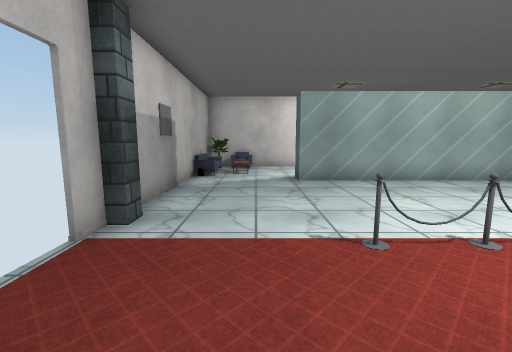
view 1 (above)

23 first-person views from a walk through a 3-D level made in the Unity game engine. The camera is 1.4 m above the floor, tilts 8° down and sees 90° across. Doors are open. The floor is counted in squares, 1 m on a side. Each view is taken from the middle of a square. On the plan, view 1 faces up. The plan holds only what a view shows up to about 13 squares ahead; the rest is blank. The player character is not drawn. Some surface patterns are stand-ins.

view 2
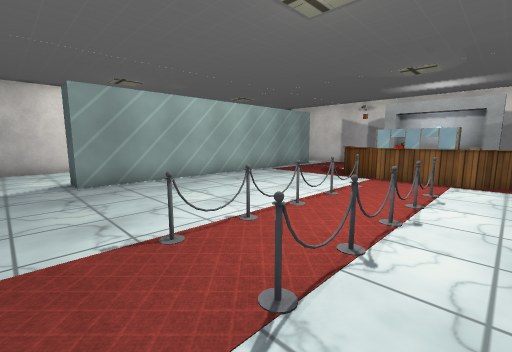

view 3
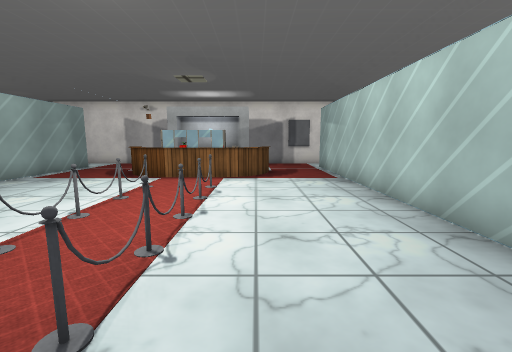

view 4
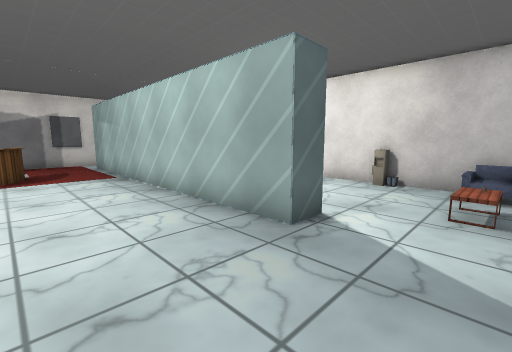

view 5
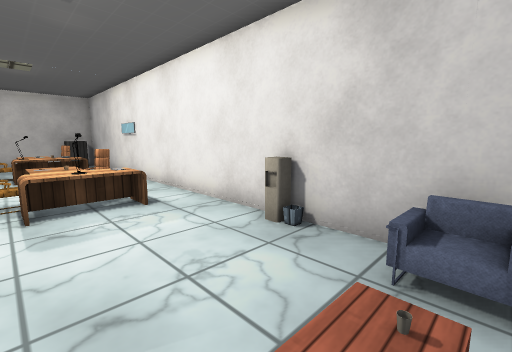

view 6
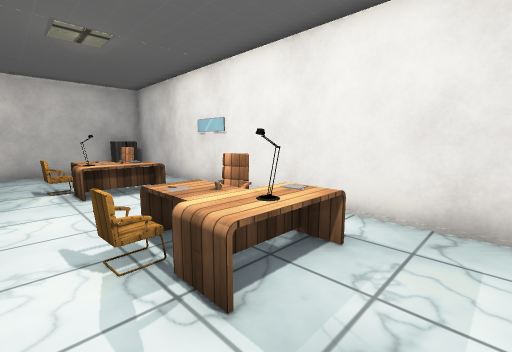

view 7
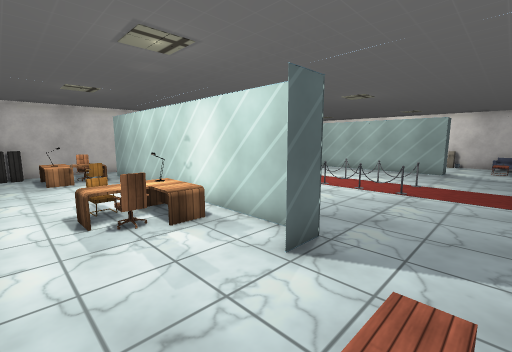

view 8
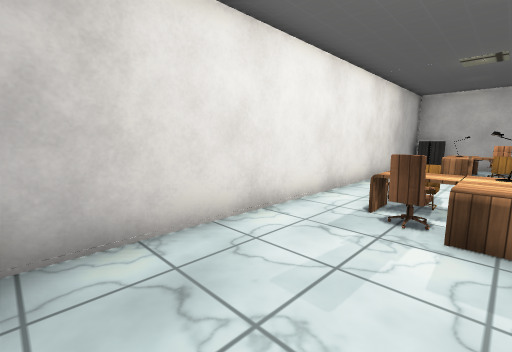

view 9
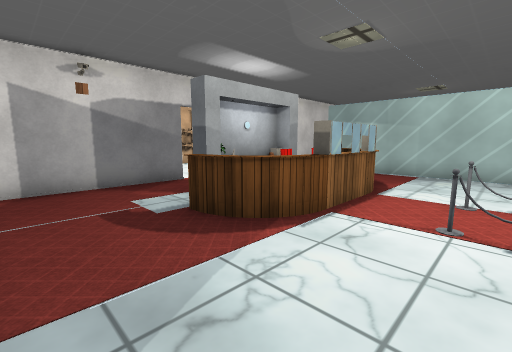

view 10
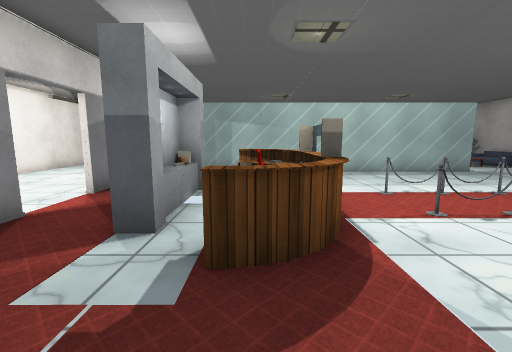

view 11
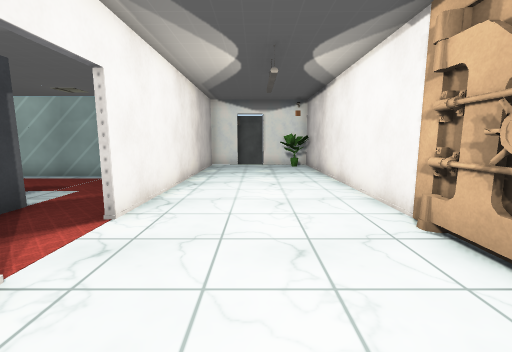

view 12
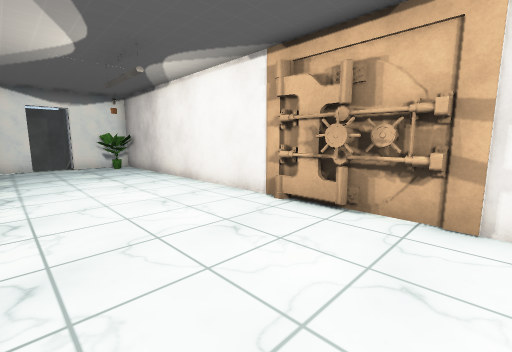

view 13
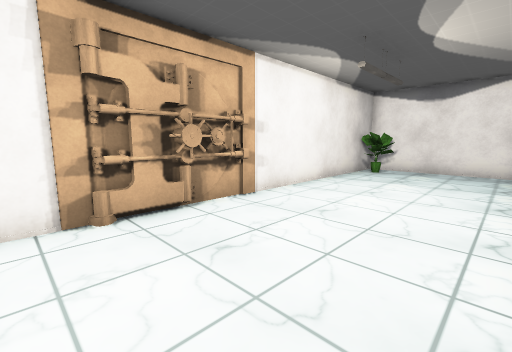

view 14
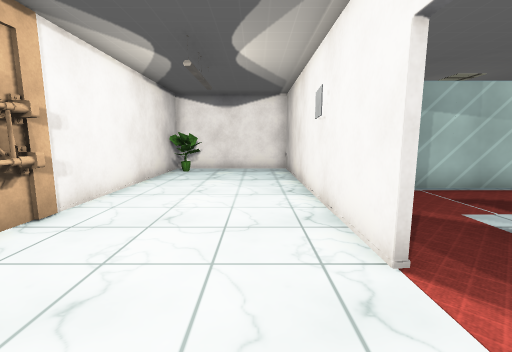

view 15
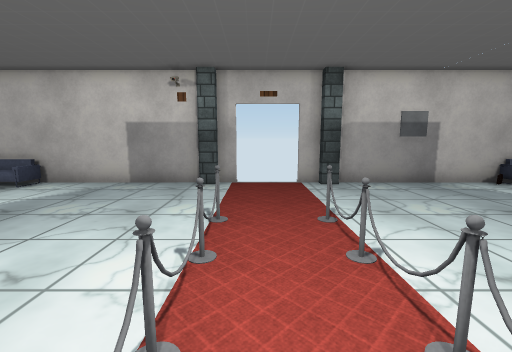

view 16
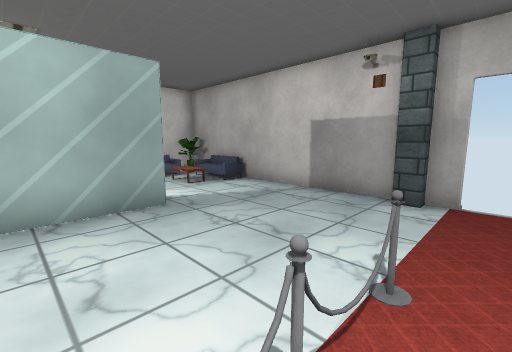

view 17
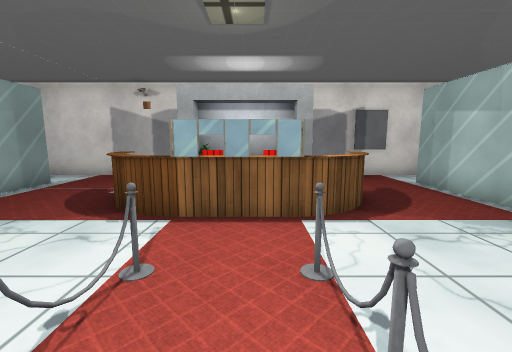

view 18
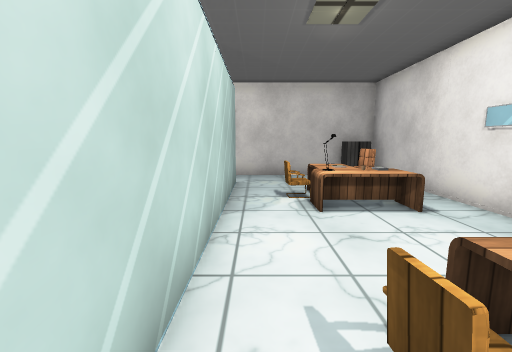

view 19
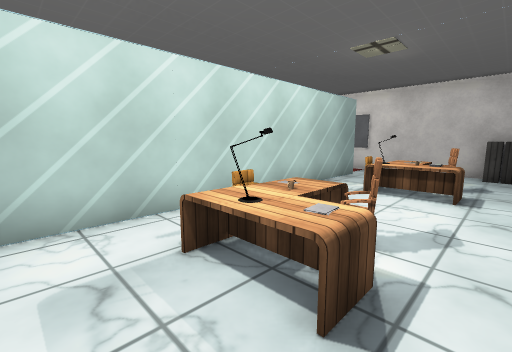

view 20
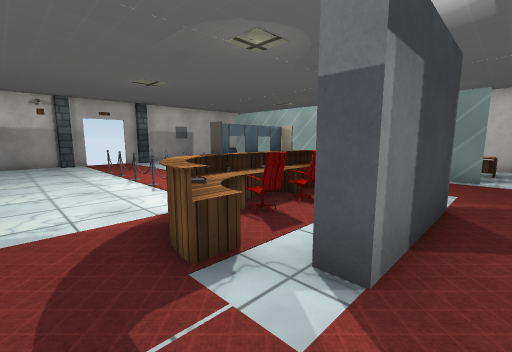

view 21
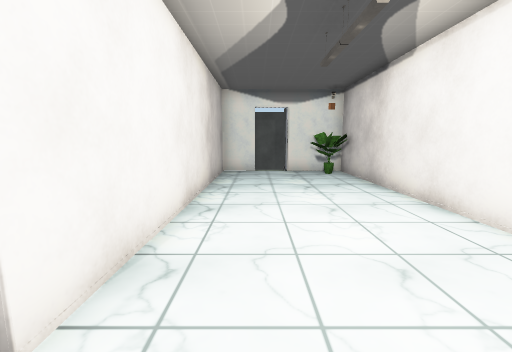

view 22
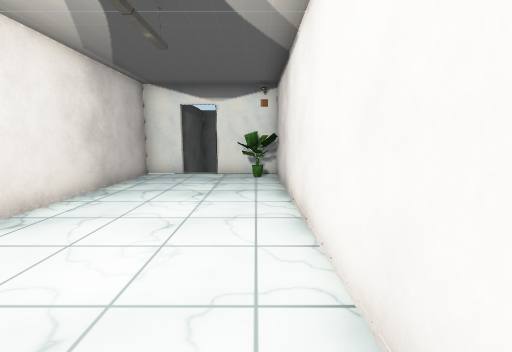

view 23
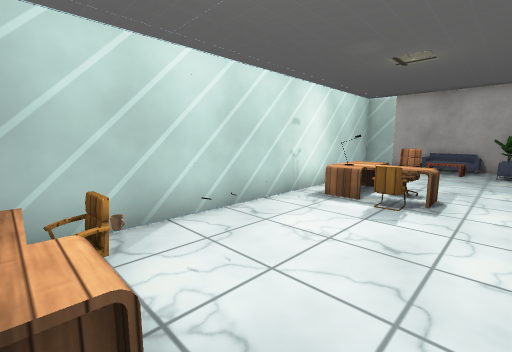

### Floor plan
Points are (right, up) in squares from view 1. A wall is a line through its corners. A room is listed if a view was taken in it or the views show most of it. See-through windows are left out.
Room 1 (views 1, 2, 3, 4, 5, 6, 7, 8, 9, 10, 15, 16, 17, 18, 19, 20, 23)
walls: (-2.5, 1.4) (-2.5, -8.7) (14.4, -8.7); (1.5, -4.4) (1.5, -3.3) (13.5, -3.3) (2.9, -3.3); (15.3, 3.4) (15.3, 11.6); (13.4, 8.8) (1.5, 8.8) (1.5, 9.9) (1.5, 8.8) (13.2, 8.8); (-2.5, 13) (-2.5, 3.4); (15.3, -6.6) (15.3, 1.4); (17, 13.6) (-0.1, 13.6)
ways out: open door at (15.5, 2.5) to room 2; open door at (17, 13) to room 2; open door at (-2.5, 2.5)
objects: sofa (-2, -5); column (-2, 0); column (-2, 4); sofa (-2, 10); armchair (-1, -8) to (0, -8); water cooler (2, -8); other object (2, 1); other object (2, 3); other object (3, 1); other object (3, 3); other object (4, 10) to (5, 10); other object (5, -7); other object (5, -6); other object (5, -5); other object (5, 1); other object (5, 3); chair (5, 11); other object (5, 11) to (6, 12); chair (6, -7); other object (6, -6) to (7, -6); chair (6, -5); other object (6, 1); other object (6, 3); other object (6, 10); chair (7, 11); other object (8, 1); other object (8, 3); other object (10, -7); other object (10, -6); other object (10, -5); other object (10, -1) to (11, 0); other object (10, 1); other object (10, 3); other object (10, 4) to (11, 5); chair (11, -7) to (12, -7); other object (11, -6); chair (11, -5) to (12, -5); chair (11, 1) to (11, 2); chair (11, 3); chair (11, 10); cup (11, 11); other object (12, -6); other object (12, 10); other object (12, 11); other object (12, 11) to (13, 12); other object (13, 1); other object (13, 2); other object (13, 4); chair (13, 10); other object (14, 2); cabinet (15, 12); cabinet (15, 13)
Room 2 (views 11, 12, 13, 14, 21, 22)
walls: (15.5, 1.4) (15.5, -6.4); (20.9, 3.4) (20.9, 13.6) (18.4, 13.6); (14.4, -8.7) (20.9, -8.7) (20.9, -0.8); (15.5, 13.5) (15.5, 3.4)
ways out: open door at (15.5, 2.5) to room 1; open door at (17, 13) to room 1
objects: cabinet (15, -8); cabinet (15, -7); plant (20, -8) to (20, -7); other object (20, 0) to (21, 3); plant (20, 13)

Positions as (right, up) in squares from view 1, and headings:
1: (0, 0), facing up
2: (0, 0), facing up-right
3: (0, 0), facing right
4: (-1, 0), facing down-right
5: (-1, -5), facing down-right
6: (3, -4), facing down-right
7: (-1, 13), facing down-right
8: (0, 10), facing up-right
9: (7, 8), facing down-right
10: (11, 8), facing down
11: (18, -1), facing up
12: (16, -1), facing up-right
13: (16, 4), facing down-right
14: (17, 4), facing down
15: (6, 2), facing left
16: (4, 2), facing down-left
17: (5, 2), facing right
18: (5, -4), facing right
19: (3, -8), facing up-right
20: (14, -2), facing up-left
21: (17, 2), facing up
22: (20, 3), facing up
23: (12, 13), facing down-left
